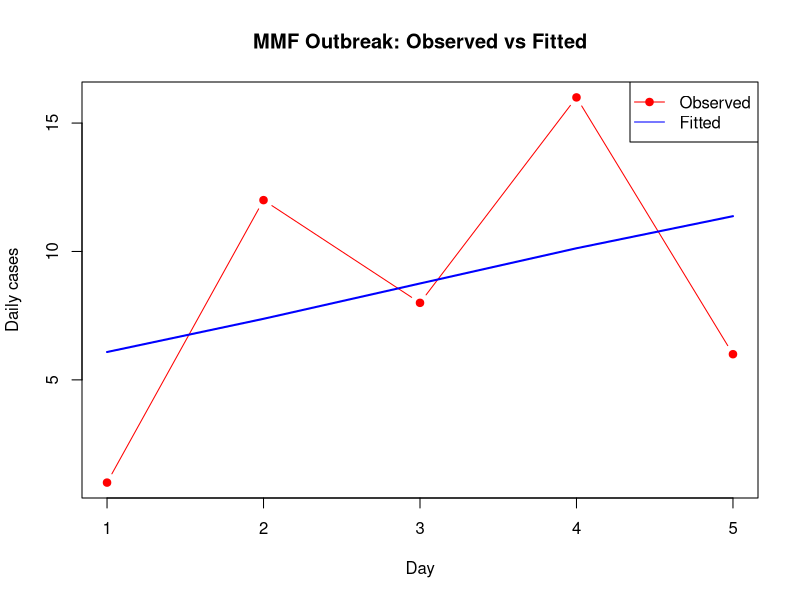
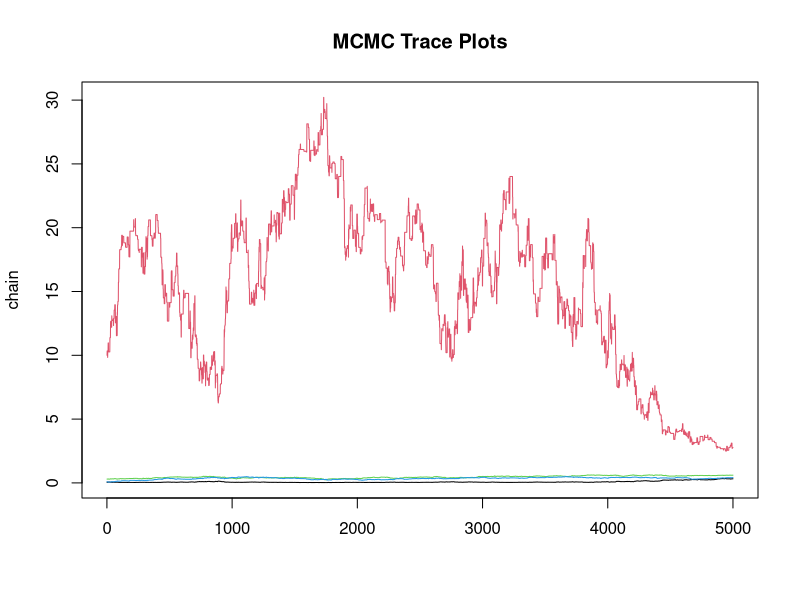
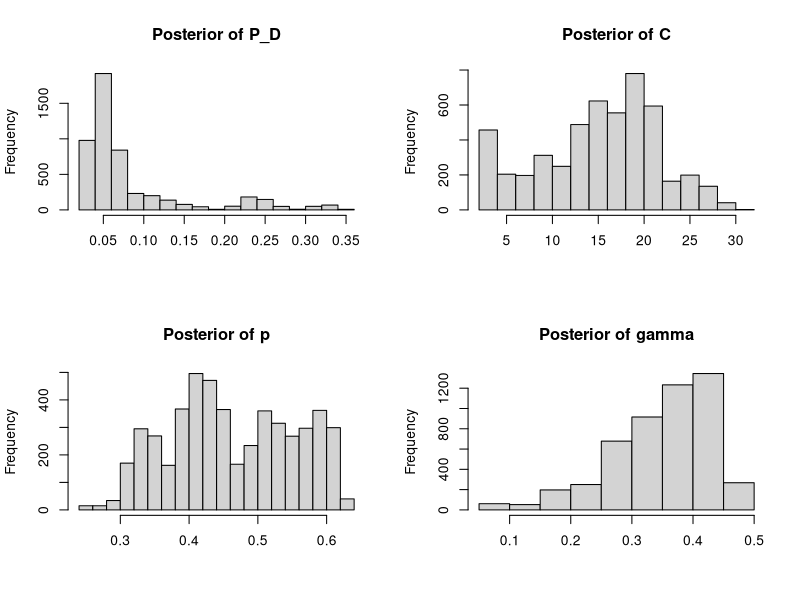
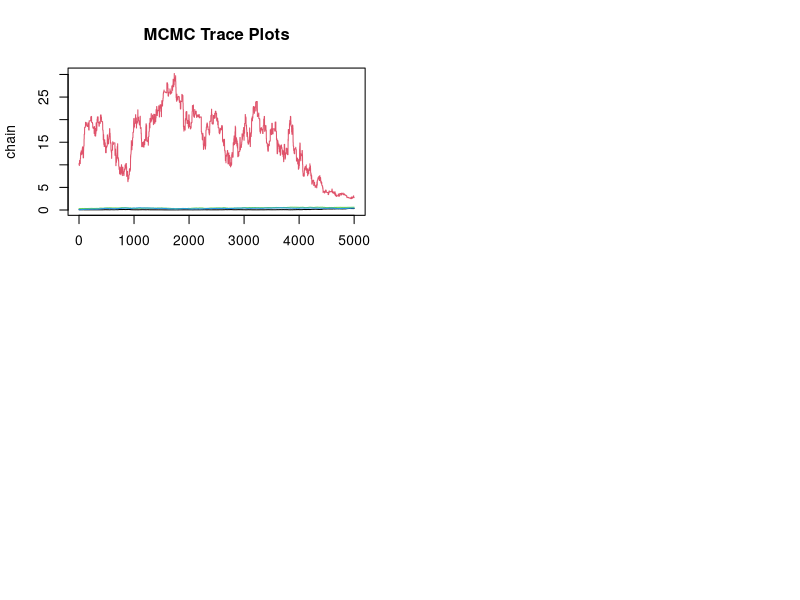
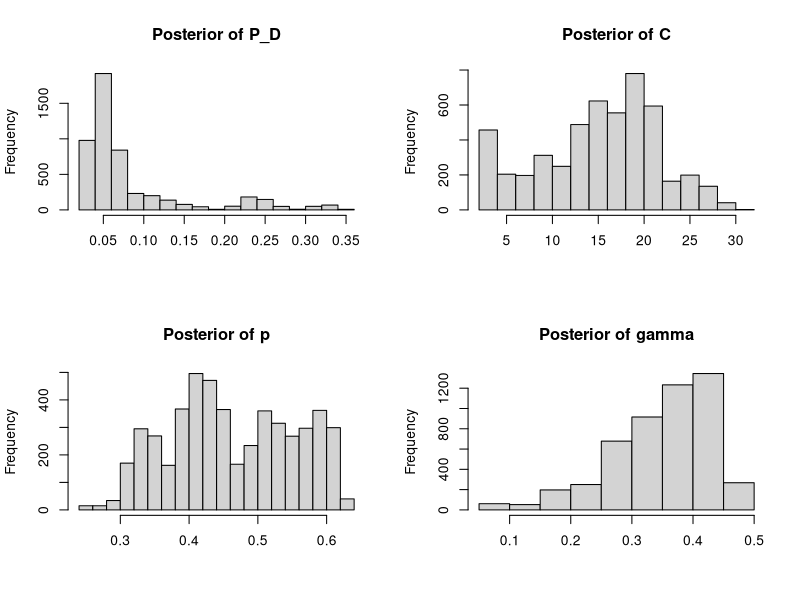

These charts were generated, in order, by the following R code: (Note: this script raises an error after producing the figures.)

#####################################################################

## Lab: Introduction to health economics in dynamical modelling 

#####################################################################
## Clinic on the Meaningful Modeling of Epidemiological Data
## International Clinics on Infectious Disease Dynamics and Data (ICI3D) Program
## https://www.ici3d.org
##
## Attribution: Mmamapudi Kubjane (2026)
##             
## Some Rights Reserved
## CC BY-NC 4.0 (https://creativecommons.org/licenses/by-nc/4.0/)
##
#####################################################################

##		The goal of this to lab is to complete a simple health 
##		economics modelling exercise in R.
##
##		In this lab, you will: 
##    - Define and simulate alternative vaccination intervention scenarios
##    - Estimate the epidemiological impact of vaccination on disease incidence
##    - Attach costs to key health outcomes and interventions
##    - Calculate and interpret the Incremental Cost-Effectiveness Ratio (ICER)
##
##    In this lab, we will build on 'Lab: ODE models in R'
##      (https://github.com/ICI3D/RTutorials/blob/master/ICI3D_Lab_ODEmodels.R). 
##    We will extend the SIR model to include a vaccination intervention.
##		

#####################################################################
# Install packages if haven't got them
# install.packages("tidyverse")
# install.packages("deSolve")
# install.packages("reshape2")
 
# Load libraries
library(readr)
library(dplyr)
library(deSolve)

# -----------------------------
# Step 1: Read and prepare data


#Data prep

#the  CSV (MMF-Final+Duplicates.csv).

#Groups infections by date to get obs_cases (daily counts).

#That’s our real data
# -----------------------------
mmf <- read_csv("MMF-Final+Duplicates.csv")

# Convert Date to proper format
mmf <- mmf %>% mutate(Date = as.Date(Date, format="%d/%m/%Y"))

# Count daily infections
daily_cases <- mmf %>%
  group_by(Date) %>%
  summarise(cases = n()) %>%
  arrange(Date)

obs_cases <- daily_cases$cases
times <- seq(0, length(obs_cases), by=1)   # include day 0

# -----------------------------
# Step 2: SIIR model equations

#Model simulation

#Runs your SIIR equations with deSolve::ode.

#Produces cumcases (cumulative infections).

#Takes diff(cumcases) to get daily incidence — the model’s prediction.
# -----------------------------
sir_equations <- function(time, state, parameters) {
  with(as.list(c(state, parameters)), {
    N <- S + I_A + I_S + R
    beta <- P_D * C
    
    dS   <- -beta * S * (I_A + I_S)/N
    dI_S <-  beta * S * (I_A + I_S)/N * p - gamma * I_S
    dI_A <-  beta * S * (I_A + I_S)/N * (1 - p) - gamma * I_A
    dR   <-  gamma * I_A + gamma * I_S
    
    cumcases <- beta * S * (I_A + I_S)/N
    
    return(list(c(dS, dI_S, dI_A, dR, cumcases)))
  })
}

# -----------------------------
# Step 3: Likelihood function


#Compares obs_cases (real daily counts) to pred (model daily incidence).

#Uses a Poisson likelihood to measure how well the model matches the data.

#optim() adjusts parameters ( P_𝐷,𝐶,𝑝,gammA) to maximize the fit.
# -----------------------------
loglik <- function(par, data, times, init) {
  names(par) <- c("P_D", "C", "p", "gamma")
  
  out <- ode(y = init, times = times, func = sir_equations, parms = par)
  pred <- diff(out[ , "cumcases"])  # daily incidence
  
  # Ensure lengths match observed data
  pred <- pred[1:length(data)]
  
  sum(dpois(data, lambda = pmax(pred, 1e-6), log = TRUE))
}

# -----------------------------
# Step 4: Fit parameters
# -----------------------------
init <- c(S = 1000, I_A = 1, I_S = 1, R = 0, cumcases = 0)

fit <- optim(par = c(P_D = 0.05, C = 10, p = 0.3, gamma = 0.1),
             fn = function(par) -loglik(par, obs_cases, times, init),
             method = "Nelder-Mead")

print(fit$par)

# -----------------------------
# Step 5: Visual check
# -----------------------------
out <- ode(y = init, times = times, func = sir_equations, parms = fit$par)
pred <- diff(out[ , "cumcases"])
pred <- pred[1:length(obs_cases)]   # match lengths

plot(seq_along(obs_cases), obs_cases, type="b", col="red", pch=19,
     ylab="Daily cases", xlab="Day", main="MMF Outbreak: Observed vs Fitted")
lines(seq_along(pred), pred, col="blue", lwd=2)
legend("topright", legend=c("Observed","Fitted"),
       col=c("red","blue"), lty=c(1,1), pch=c(19,NA))


# ------------------------------------------------------------------------------
# MCMC
# -----------------------------------------------------------------------------
# Load libraries
library(readr)
library(dplyr)
library(deSolve)
library(ggplot2)

# -----------------------------
# Step 1: Read and prepare data
# -----------------------------
mmf <- read_csv("MMF-Final+Duplicates.csv")
mmf <- mmf %>% mutate(Date = as.Date(Date, format="%d/%m/%Y"))

daily_cases <- mmf %>%
  group_by(Date) %>%
  summarise(cases = n()) %>%
  arrange(Date)

obs_cases <- daily_cases$cases
times <- seq(0, length(obs_cases), by=1)

# -----------------------------
# Step 2: SIIR model equations
# -----------------------------
sir_equations <- function(time, state, parameters) {
  with(as.list(c(state, parameters)), {
    N <- S + I_A + I_S + R
    beta <- P_D * C
    
    dS   <- -beta * S * (I_A + I_S)/N
    dI_S <-  beta * S * (I_A + I_S)/N * p - gamma * I_S
    dI_A <-  beta * S * (I_A + I_S)/N * (1 - p) - gamma * I_A
    dR   <-  gamma * I_A + gamma * I_S
    
    cumcases <- beta * S * (I_A + I_S)/N
    
    return(list(c(dS, dI_S, dI_A, dR, cumcases)))
  })
}

# -----------------------------
# Step 3: Likelihood function
# -----------------------------
likelihood <- function(par, data, times, init) {
  names(par) <- c("P_D","C","p","gamma")
  out <- ode(y = init, times = times, func = sir_equations, parms = par)
  pred <- diff(out[ , "cumcases"])
  pred <- pred[1:length(data)]
  sum(dpois(data, lambda = pmax(pred, 1e-6), log = TRUE))
}

# -----------------------------
# Step 4: Priors
# -----------------------------
prior <- function(par) {
  P_D <- par[1]; C <- par[2]; p <- par[3]; gamma <- par[4]
  dunif(P_D, 0, 1, log=TRUE) +
    dunif(C, 0, 50, log=TRUE) +
    dbeta(p, 2, 2, log=TRUE) +
    dunif(gamma, 0, 1, log=TRUE)
}

posterior <- function(par, data, times, init) {
  prior(par) + likelihood(par, data, times, init)
}

# -----------------------------
# Step 5: MCMC loop
# -----------------------------

# Load libraries
library(readr)
library(dplyr)
library(deSolve)
library(ggplot2)

# -----------------------------
# Step 1: Read and prepare data
# -----------------------------
mmf <- read_csv("MMF-Final+Duplicates.csv")
mmf <- mmf %>% mutate(Date = as.Date(Date, format="%d/%m/%Y"))

daily_cases <- mmf %>%
  group_by(Date) %>%
  summarise(cases = n()) %>%
  arrange(Date)

obs_cases <- daily_cases$cases
times <- seq(0, length(obs_cases), by=1)

# -----------------------------
# Step 2: SIIR model equations
# -----------------------------
sir_equations <- function(time, state, parameters) {
  with(as.list(c(state, parameters)), {
    N <- S + I_A + I_S + R
    beta <- P_D * C
    
    dS   <- -beta * S * (I_A + I_S)/N
    dI_S <-  beta * S * (I_A + I_S)/N * p - gamma * I_S
    dI_A <-  beta * S * (I_A + I_S)/N * (1 - p) - gamma * I_A
    dR   <-  gamma * I_A + gamma * I_S
    
    cumcases <- beta * S * (I_A + I_S)/N
    
    return(list(c(dS, dI_S, dI_A, dR, cumcases)))
  })
}

# -----------------------------
# Step 3: Likelihood function
# -----------------------------
likelihood <- function(par, data, times, init) {
  names(par) <- c("P_D","C","p","gamma")
  out <- ode(y = init, times = times, func = sir_equations, parms = par)
  pred <- diff(out[ , "cumcases"])
  pred <- pred[1:length(data)]
  sum(dpois(data, lambda = pmax(pred, 1e-6), log = TRUE))
}

# -----------------------------
# Step 4: Priors
# -----------------------------
prior <- function(par) {
  P_D <- par[1]; C <- par[2]; p <- par[3]; gamma <- par[4]
  dunif(P_D, 0, 1, log=TRUE) +
    dunif(C, 0, 50, log=TRUE) +
    dbeta(p, 2, 2, log=TRUE) +
    dunif(gamma, 0, 1, log=TRUE)
}

posterior <- function(par, data, times, init) {
  prior(par) + likelihood(par, data, times, init)
}

# -----------------------------
# Step 5: MCMC loop
# -----------------------------
iterations <- 5000
chain <- matrix(NA, nrow=iterations, ncol=4)
ll_chain <- numeric(iterations)

init <- c(S = 1000, I_A = 1, I_S = 1, R = 0, cumcases = 0)
par <- c(P_D=0.05, C=10, p=0.3, gamma=0.1)
ll <- posterior(par, obs_cases, times, init)

for (i in 1:iterations) {
  proposal <- par + rnorm(4, 0, c(0.01, 1, 0.01, 0.01)) # step sizes
  ll_prop <- posterior(proposal, obs_cases, times, init)
  ratio <- exp(ll_prop - ll)
  
  if (runif(1) < ratio) {
    par <- proposal
    ll <- ll_prop
  }
  
  chain[i, ] <- par
  ll_chain[i] <- ll
}

# -----------------------------
# Step 6: Diagnostics
# -----------------------------
colnames(chain) <- c("P_D","C","p","gamma")

# Trace plots
matplot(chain, type="l", lty=1, main="MCMC Trace Plots")

# Posterior histograms
par(mfrow=c(2,2))
hist(chain[,1], main="Posterior of P_D", xlab="")
hist(chain[,2], main="Posterior of C", xlab="")
hist(chain[,3], main="Posterior of p", xlab="")
hist(chain[,4], main="Posterior of gamma", xlab="")



















# -----------------------------
# Step 6: Diagnostics
# -----------------------------
colnames(chain) <- c("P_D","C","p","gamma")

# Trace plots
matplot(chain, type="l", lty=1, main="MCMC Trace Plots")

# Posterior histograms
par(mfrow=c(2,2))
hist(chain[,1], main="Posterior of P_D", xlab="")
hist(chain[,2], main="Posterior of C", xlab="")
hist(chain[,3], main="Posterior of p", xlab="")
hist(chain[,4], main="Posterior of gamma", xlab="")

ScenarioList <- c(
  "Baseline (no vaccine)",
  "Intervention (vaccine)"
)

  
 
# ------------------------------------------------------------------------------
# Specify cost parameters 
# ------------------------------------------------------------------------------
cost_vaccine   <- 10    # USD, vaccine course per person
cost_treatment <- 200   # USD, treatment course per case
#   Note: For simplicity test/diagnosis cost is bundled into cost_treatment;
#   only individuals who are diagnosed and treated incur this cost.
#   Treatment uptake: proportion of incident cases that reach treatment.
#   Accounts for lost to follow-up, non-diagnosis, refusal, incomplete treatment.
#   
treatment_uptake <- 0.85   # 85% treated, 15% lost individuals 

# ------------------------------------------------------------------------------
# Specify intervention (vaccine) parameters 
# ------------------------------------------------------------------------------
vaccine_coverage <- 0.40   # Proportion of susceptible offered vaccine
vaccine_efficacy <- 1.00   # 100% protection in those vaccinated
# Individuals not vaccinated remain in S, fully susceptible.

# ------------------------------------------------------------------------------
# SIR Differential equations as in Lab 1 (re-review if have forgotten)
# ------------------------------------------------------------------------------

# View all the calculations performed
Analysis
# what information is this data frame showing?

# ==============================================================================
# Discussion Questions
# ==============================================================================
#
# Work through these questions by modifying the parameter values above and
# re-running the relevant sections of the script.
#
# ------------------------------------------------------------------------------
# Q: What if vaccine coverage is lower?
# ------------------------------------------------------------------------------
#   Coverage reflects the proportion of susceptibles who are offered and accept
#   the vaccine. Low coverage may result from supply constraints, hesitancy, or
#   access barriers.
#
#   a) Change vaccine_coverage to 20% and 50% in turn, and re-run the model.
#      How does this affect total cases and the ICER?
#
#   b) Compare the effect of halving coverage vs. halving efficacy.
#      Which has a bigger impact on cases averted and on the ICER? Why might
#      that be?
#
# ------------------------------------------------------------------------------
